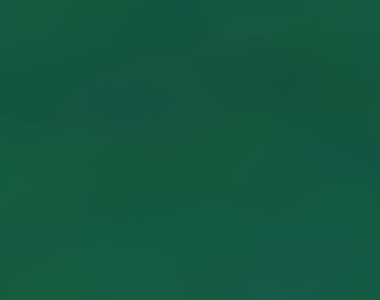
#> input picture data_visualization/3-dim/data/0_79.6617.jpg, 380 x 300 px; its folder holds only this picture in this run
$ python visualization.py
#> lines starting #> are read from the running program, lines starting #| are printed output that depends on the picture; after the words box and inside, x2 and y2 are one past the last pixel; in counts of white or black regions, pixels touching at a corner belong together
import matplotlib.pyplot as plt
import numpy as np
import os
import cv2
from random import choice
from numpy import any
from matplotlib import offsetbox
from mpl_toolkits.mplot3d import Axes3D
from mpl_toolkits.mplot3d import proj3d


class ImageAnnotations3D():
    def __init__(self, xyz, imgs, ax3d, ax2d):
        self.xyz = xyz
        self.imgs = imgs
        self.ax3d = ax3d
        self.ax2d = ax2d
        self.annot = []
        for s, im in zip(self.xyz, self.imgs):
            x, y = self.proj(s)
            self.annot.append(self.image(im, [x, y], ax2d))
        self.lim = self.ax3d.get_w_lims()
        self.rot = self.ax3d.get_proj()
        self.cid = self.ax3d.figure.canvas.mpl_connect("draw_event", self.update)

        self.funcmap = {"button_press_event": self.ax3d._button_press,
                        "motion_notify_event": self.ax3d._on_move,
                        "button_release_event": self.ax3d._button_release}

        self.cfs = [self.ax3d.figure.canvas.mpl_connect(kind, self.cb) \
                    for kind in self.funcmap.keys()]

    def cb(self, event):
        event.inaxes = self.ax3d
        self.funcmap[event.name](event)

    def proj(self, X):
        """ From a 3D point in axes ax1,
            calculate position in 2D in ax2 """
        x, y, z = X
        x2, y2, _ = proj3d.proj_transform(x, y, z, self.ax3d.get_proj())
        tr = self.ax3d.transData.transform((x2, y2))
        return self.ax2d.transData.inverted().transform(tr)

    def image(self, arr, xy, ax):
        """ Place an image (arr) as annotation at position xy """
        im = offsetbox.OffsetImage(arr, zoom=1.5)
        im.image.axes = ax
        ab = offsetbox.AnnotationBbox(im, xy,
                                      xycoords='data', boxcoords="offset points", pad=0.01)
        self.ax2d.add_artist(ab)
        return ab

    def update(self, event):
        if any(self.ax3d.get_w_lims() != self.lim) or \
                any(self.ax3d.get_proj() != self.rot):
            self.lim = self.ax3d.get_w_lims()
            self.rot = self.ax3d.get_proj()
            for s, ab in zip(self.xyz, self.annot):
                ab.xy = self.proj(s)


class Visualization():

    def filer(self):
        cnt = self.num
        filelist = os.listdir(f'{self.file_name}')
        while len(filelist) != 0:
            file = choice(filelist)
            img = cv2.imread(f'{self.file_name}/{file}')
#> img is the input picture: shape (300, 380, 3); mean B, G, R 64.4, 87.8, 20.7
            img = cv2.cvtColor(img, cv2.COLOR_BGR2RGB)
            img = cv2.resize(img, (380, 380), interpolation=cv2.INTER_CUBIC)
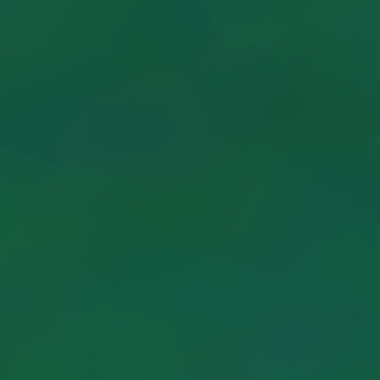
#> img: shape (380, 380, 3); mean R, G, B 20.7, 87.8, 64.4

            if file[0] == '1':
                cv2.drawMarker(img, (img.shape[0] // 2, img.shape[1] // 2), (255, 0, 0), thickness=50,
                               markerType=cv2.MARKER_DIAMOND)
                img = cv2.resize(img, (10, 10), interpolation=cv2.INTER_CUBIC)
                self.imgs.append(img)
                self.xs.append(img[:, :, 0].mean())
                self.ys.append(img[:, :, 1].mean())
                self.zs.append(img[:, :, 2].mean())

            else:
                cv2.drawMarker(img, (img.shape[0] // 2, img.shape[1] // 2), (0, 255, 0), thickness=50,
                               markerType=cv2.MARKER_DIAMOND)
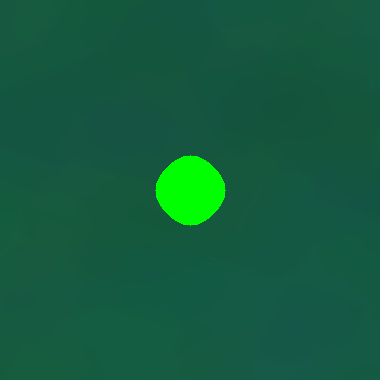
#> img: shape (380, 380, 3); 2.51% of pixels changed, all inside (x1, y1, x2, y2) = (155, 155, 226, 226)
                img = cv2.resize(img, (10, 10), interpolation=cv2.INTER_CUBIC)
                self.imgs.append(img)
                self.xs.append(img[:, :, 0].mean())
                self.ys.append(img[:, :, 1].mean())
                self.zs.append(img[:, :, 2].mean())
            cnt -= 1
            # os.remove(f'{file_name}/{file}')
            filelist.remove(file)
            if cnt == 0:
                break

    def __init__(self, file_name, num):

        self.imgs = []

        # R, G, B
        self.xs = []
        self.ys = []
        self.zs = []

        self.file_name = file_name
        self.num = num

        self.plotter()


    def plotter(self):
        fig = plt.figure()
        ax = fig.add_subplot(111, projection=Axes3D.name)

        self.filer()

        ax.scatter(self.xs, self.ys, self.zs, alpha=0)

        ax2 = fig.add_subplot(111, frame_on=False)
        ax2.axis("off")
        ax2.axis([0, 1, 0, 1])

        ia = ImageAnnotations3D(np.c_[self.xs, self.ys, self.zs], self.imgs, ax, ax2)
#> in __init__, `self.xyz = xyz`: self.xyz = [[19.8, 94.51, 62.03]]
#> in __init__, `self.imgs = imgs`: self.imgs = 1 item
#> the loop in __init__, `for s, im in zip(self.xyz, self.imgs):` made 1 pass
#> (s, x, y, z in proj, x2 in proj, y2 in proj, tr in proj) on pass 1: ([19.8, 94.51, 62.03], 0.514, 0.514, 62.03, -1.78e-16, 0, [334.7, 242.6])
#> in __init__, `self.lim = self.ax3d.get_w_lims()`: self.lim = (18.67, 20.93, 89.1, 99.92, 58.48, 65.58)
#> in __init__, `self.rot = self.ax3d.get_proj()`: self.rot = [[0.454, 0.055, 0, -14.19], [-0.131, 0.0476, 0.109, -8.65], [0, 0, 0, -10], [-0.227, 0.0824, -0.0628, 10.6]]
#> in __init__, `self.cid = self.ax3d.figure.canvas.mpl_connect("draw_event", self.upda..`: self.cid = 14
#> in __init__, `self.cfs = [self.ax3d.figure.canvas.mpl_connect(kind, self.cb) \ for k..`: self.cfs = [15, 16, 17]

        ax.set_xlabel('R channel')
        ax.set_ylabel('G channel')
        ax.set_zlabel('B channel')

        # ax.view_init(30, 180)

        # plt.show()
        plt.savefig(f'{np.random.randint(0, 10)}')
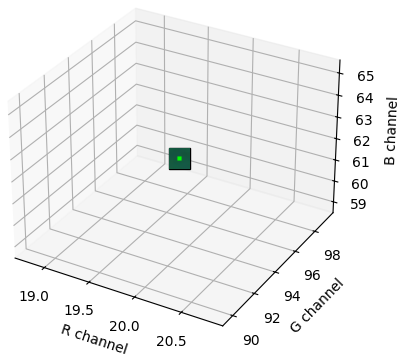
#> figure drawn by matplotlib, 1 panel
        plt.clf()


test = Visualization('data', 10)

$ run again, on data_visualization/3-dim/data/0_85.6959.jpg
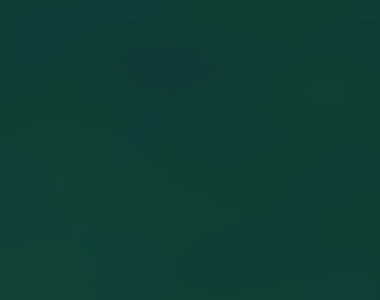
#> input picture data_visualization/3-dim/data/0_85.6959.jpg, 380 x 300 px
#> in filer, img is the input picture: shape (300, 380, 3); mean B, G, R 55.2, 62.3, 14.1
#> in filer, `cv2.drawMarker(img, (img.shape[0] // 2, img.shape[1] // 2), (0, 255, 0..`:
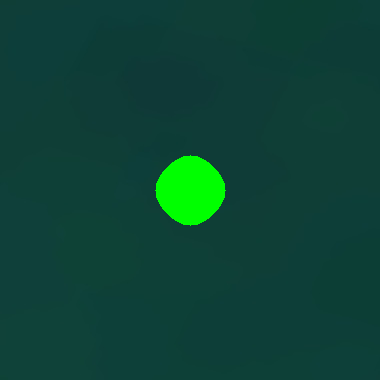
#> img: shape (380, 380, 3); mean R, G, B 13.7, 67.1, 53.8
#> self.xyz = [[13.51, 70.02, 53.08]]
#> self.imgs = 1 item
#> the loop in __init__, `for s, im in zip(self.xyz, self.imgs):` made 1 pass
#> (s, x, y, z in proj, x2 in proj, y2 in proj, tr in proj) on pass 1: ([13.51, 70.02, 53.08], 0.514, 0.514, 53.08, -3.55e-16, 8.88e-17, [334.7, 242.6])
#> self.lim = (12.74, 14.28, 66.01, 74.03, 50.04, 56.12)
#> self.rot = [[0.666, 0.0742, 0, -14.19], [-0.192, 0.0643, 0.127, -8.65], [0, 0, 0, -10], [-0.333, 0.111, -0.0734, 10.6]]
#> self.cid = 14
#> self.cfs = [15, 16, 17]
#> in plotter, `plt.savefig(f'{np.random.randint(0, 10)}')`:
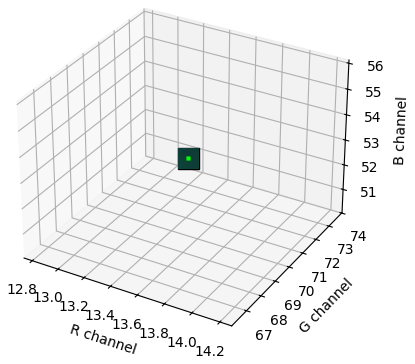
#> figure drawn by matplotlib, 1 panel

$ run again, on data_visualization/3-dim/data/0_86.1025.jpg
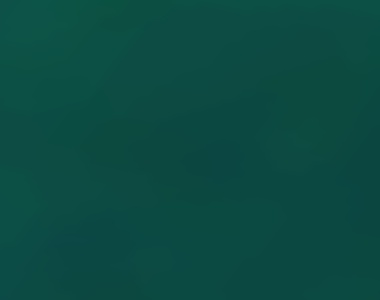
#> input picture data_visualization/3-dim/data/0_86.1025.jpg, 380 x 300 px
#> in filer, img is the input picture: shape (300, 380, 3); mean B, G, R 66.4, 74.7, 11.8
#> in filer, `cv2.drawMarker(img, (img.shape[0] // 2, img.shape[1] // 2), (0, 255, 0..`:
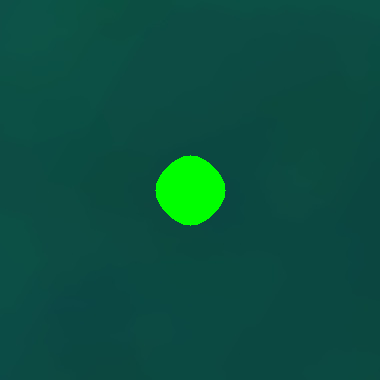
#> img: shape (380, 380, 3); mean R, G, B 11.5, 79.3, 64.8
#> self.xyz = [[11.3, 82.06, 63.8]]
#> self.imgs = 1 item
#> the loop in __init__, `for s, im in zip(self.xyz, self.imgs):` made 1 pass
#> (s, x, y, z in proj, y2 in proj, tr in proj) on pass 1: ([11.3, 82.06, 63.8], 0.514, 0.514, 63.8, -1.78e-16, [334.7, 242.6])
#> self.lim = (10.65, 11.95, 77.36, 86.76, 60.14, 67.46)
#> self.rot = [[0.796, 0.0633, 0, -14.19], [-0.23, 0.0548, 0.106, -8.65], [0, 0, 0, -10], [-0.398, 0.095, -0.0611, 10.6]]
#> self.cid = 14
#> self.cfs = [15, 16, 17]
#> in plotter, `plt.savefig(f'{np.random.randint(0, 10)}')`:
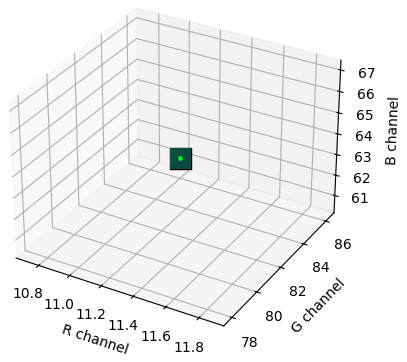
#> figure drawn by matplotlib, 1 panel

$ run again, on data_visualization/3-dim/data/0_82.0692.jpg
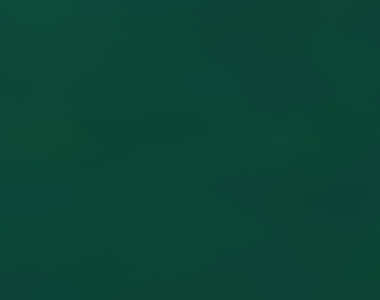
#> input picture data_visualization/3-dim/data/0_82.0692.jpg, 380 x 300 px
#> in filer, img is the input picture: shape (300, 380, 3); mean B, G, R 54.3, 69.5, 11.4
#> in filer, `cv2.drawMarker(img, (img.shape[0] // 2, img.shape[1] // 2), (0, 255, 0..`:
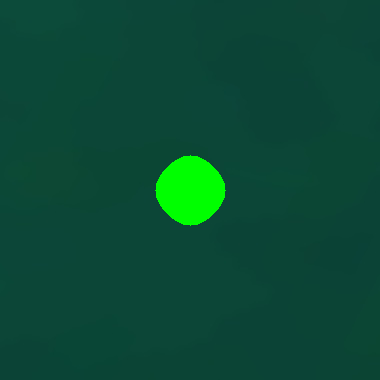
#> img: shape (380, 380, 3); mean R, G, B 11.1, 74.2, 53
#> self.xyz = [[11, 76.99, 52.17]]
#> self.imgs = 1 item
#> the loop in __init__, `for s, im in zip(self.xyz, self.imgs):` made 1 pass
#> (s, x, y, z in proj, x2 in proj, y2 in proj, tr in proj) on pass 1: ([11, 76.99, 52.17], 0.514, 0.514, 52.17, -1.78e-16, 8.88e-17, [334.7, 242.6])
#> self.lim = (10.37, 11.63, 72.58, 81.4, 49.18, 55.16)
#> self.rot = [[0.818, 0.0675, 0, -14.19], [-0.236, 0.0584, 0.129, -8.65], [0, 0, 0, -10], [-0.409, 0.101, -0.0747, 10.6]]
#> self.cid = 14
#> self.cfs = [15, 16, 17]
#> in plotter, `plt.savefig(f'{np.random.randint(0, 10)}')`:
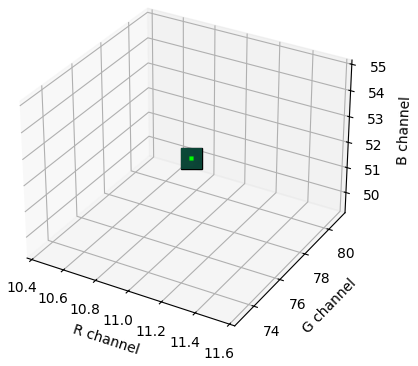
#> figure drawn by matplotlib, 1 panel
